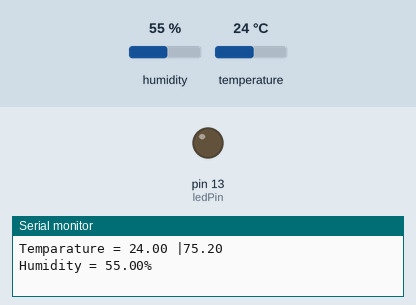
Bench run of a sketch on a simulated Arduino Uno, built with avr-gcc and run on an emulated ATmega328P. Shown: output pins drawn as LEDs (lit = HIGH), the last lines printed to the serial monitor. The test bench sets the inputs (shaded band); at power-on: temperature 24 °C, humidity 55 %.

Above: at 5.8 s.
5.9 s: temperature set to 27 °C
At 8.4 s:
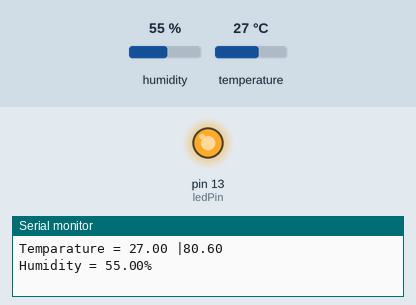
14.2 s: temperature set to 12 °C
At 15.1 s:
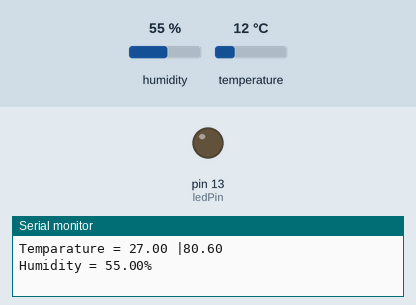
18.5 s: temperature set to 28 °C
At 20.5 s:
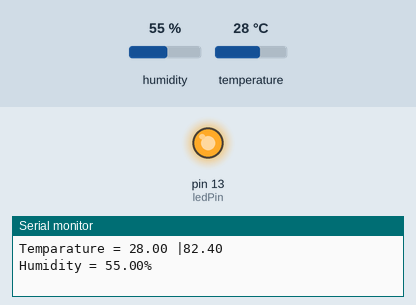
26.8 s: temperature set to 19 °C
At 26.8 s:
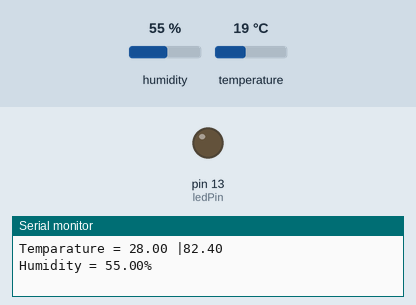
Timing chart, 0 to 29.8 s (numbered marks = the images above; inputs shaded):
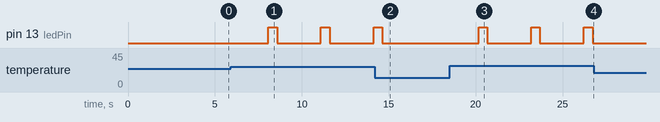

The sketch:

DHTprogram.ino
```cpp
#include <DHT.h>

#define outPin 7
#define ledPin 13
DHT DHT_U(7, DHT11);

void setup() {
  Serial.begin(9600);
  pinMode(ledPin, OUTPUT);
}
void loop() {
  delay(2000);

  DHT_U.read();

  float t = DHT_U.readTemperature();
  float h = DHT_U.readHumidity();

  Serial.print("Temparature = ");
  Serial.print(t);
  Serial.print(" |");
  Serial.print((t * 9.0) / 5.0 + 32.0);
  Serial.println(" ");
  Serial.print("Humidity = ");
  Serial.print(h);
  Serial.println("% ");
  Serial.println(" ");

  if(t > 25.0) {
    digitalWrite(ledPin, HIGH);
    delay(500);
    digitalWrite(ledPin, LOW);
    delay(500);
  }
  else {
    digitalWrite(ledPin, LOW);
    delay(1000);
  }


}
```

Measured:
- the behaviour switches between 25 and 26 °C on temperature (found by bisection; images 0 and 1)
- after the input at 5.9 s, pin 13 (ledPin): alternates HIGH for 0.50 s and LOW for 2.5 s, starting after 2.2 s
- after the input at 14.2 s, pin 13 (ledPin): goes on until 14.6 s, then stays LOW
- after the input at 18.5 s, pin 13 (ledPin): alternates HIGH for 0.50 s and LOW for 2.5 s, starting after 1.7 s
- after the input at 26.8 s, pin 13 (ledPin): stays LOW (without the input it goes to HIGH after 2.4 s)
